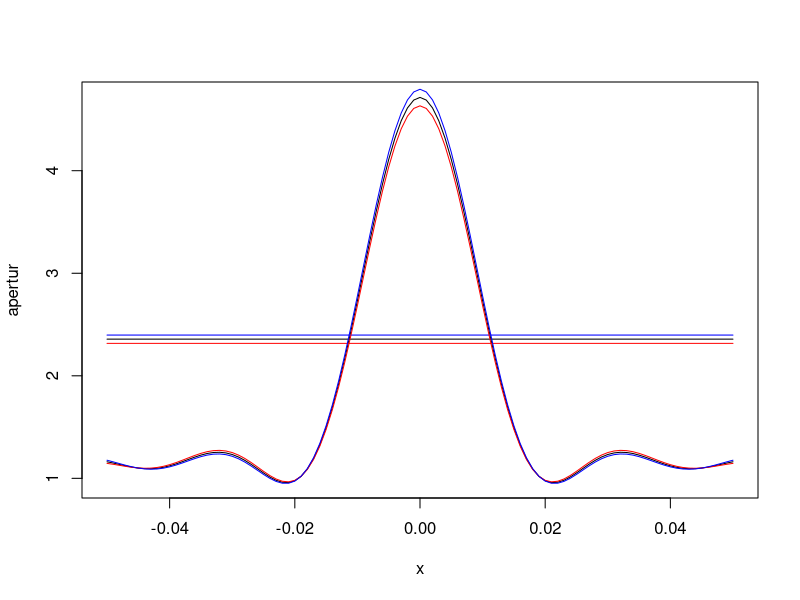

Here is the R script that generated this plot:
g <- 2*pi/0.12926
g1 <- 2*pi/0.12926 
g2 <- 2*pi/0.12926
apertur <- function(x){sqrt(2.72)+sqrt(0.935)*cos(x*g)+ sqrt(0.6735)*cos(2*x*g)+sqrt(0.4245)*cos(3*x*g)+sqrt(0.1815)*cos(4*x*g)+sqrt(0.04012)*cos(5*x*g)}
apertur1 <- function(x){sqrt(2.66)+sqrt(0.921)*cos(x*g1)+ sqrt(0.6035)*cos(2*x*g1)+sqrt(0.4175)*cos(3*x*g1)+sqrt(0.1755)*cos(4*x*g1)+sqrt(0.04004)*cos(5*x*g1)}
apertur2 <- function(x){sqrt(2.78)+sqrt(0.949)*cos(x*g2)+ sqrt(0.7435)*cos(2*x*g2)+sqrt(0.4315)*cos(3*x*g2)+sqrt(0.1875)*cos(4*x*g2)+sqrt(0.04020)*cos(5*x*g2)}
plot (apertur,-0.05,0.05)
max0 <- sqrt(2.72)+sqrt(0.935)+ sqrt(0.6735)+sqrt(0.4245)+sqrt(0.1815)+sqrt(0.04012)
max1 <- sqrt(2.66)+sqrt(0.921)+ sqrt(0.6035)+sqrt(0.4175)+sqrt(0.1755)+sqrt(0.04004)
max2 <- sqrt(2.78)+sqrt(0.949)+ sqrt(0.7435)+sqrt(0.4315)+sqrt(0.1875)+sqrt(0.04020)

f0 <- function(x){(max0/2)*x^0}
f1 <- function(x){(max1/2)*x^0}
f2 <- function(x){(max2/2)*x^0}

interf <- function(x){abs(apertur(x)-f0(x))}
interf1 <- function(x){abs(apertur1(x)-f1(x))} 
interf2 <- function(x){abs(apertur2(x)-f2(x))}
intersect <- optimize(interf, interval=c(-0.02, 0))
intersect1 <- optimize(interf1, interval=c(-0.02, 0))
intersect2 <- optimize(interf2, interval=c(-0.02, 0))

plot(f0, -0.05,0.05, add =  TRUE)
plot(f1, -0.05,0.05, add =  TRUE, col = "red" )
plot(f2, -0.05,0.05, add =  TRUE, col= "blue")
plot(apertur1, -0.05,0.05, add =  TRUE, col = "red")
plot(apertur2, -0.05,0.05, add =  TRUE, col= "blue")
#plot(interf, -0.2,0.0)